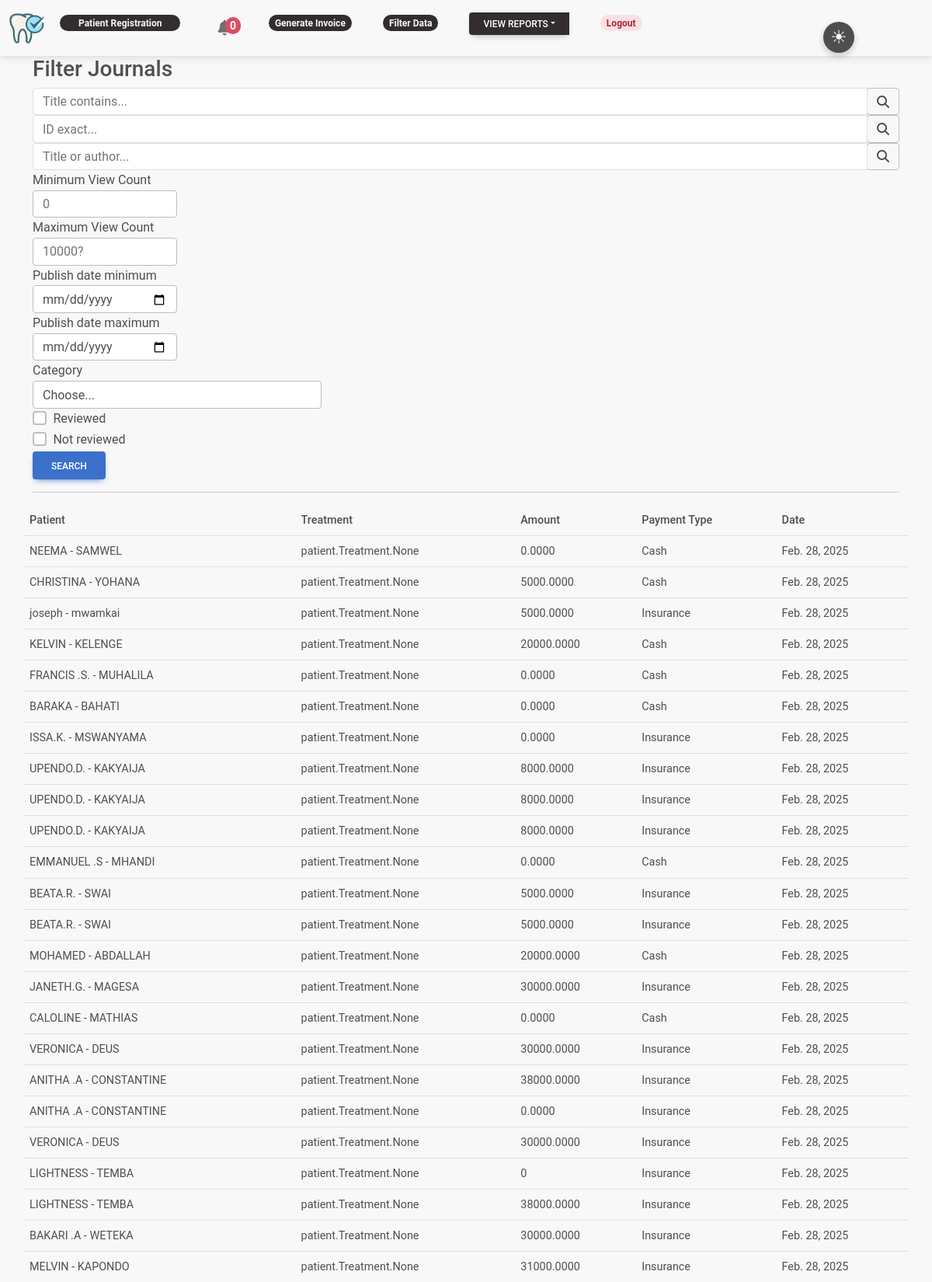
Page /filters (signed in, upper part) on the committed database.
### patient/models.py (models this page shows, shortened)
class MedicalHistory(models.Model):
    PERMANENT_TEETH_CHOICES = [
        ('18', '18'), ('17', '17'), ('16', '16'), ('15', '15'), ('14', '14'),
        ('13', '13'), ('12', '12'), ('11', '11'), ('21', '21'), ('22', '22'),
        ('23', '23'), ('24', '24'), ('25', '25'), ('26', '26'), ('27', '27'),
        ('28', '28'), ('48', '48'), ('47', '47'), ('46', '46'), ('45', '45'),
        ('44', '44'), ('43', '43'), ('42', '42'), ('41', '41'), ('31', '31'),
        ('32', '32'), ('33', '33'), ('34', '34'), ('35', '35'), ('36', '36'),
        ('37', '37'), ('38', '38')
    ]
    TEMPORARY_TEETH_CHOICES = [
        ('55', '55'), ('54', '54'), ('53', '53'), ('52', '52'), ('51', '51'),
        ('61', '61'), ('62', '62'), ('63', '63'), ('64', '64'), ('65', '65'),
        ('85', '85'), ('84', '84'), ('83', '83'), ('82', '82'), ('81', '81'),
        ('71', '71'), ('72', '72'), ('73', '73'), ('74', '74'), ('75', '75')
    ]
    patient = models.ForeignKey(Patient, on_delete=models.CASCADE,
                                related_name='patientmedicalhistory')
    history = models.CharField(max_length=255)
    review_of_systems = models.ManyToManyField(ReviewofSystem)
    examination = models.ManyToManyField(Examination)
    diagnosis = models.ManyToManyField(Diagnosis)
    investgation = models.ManyToManyField(Investgation)
    treatment = models.ManyToManyField(Treatment)
    medication = models.ManyToManyField(Medication)
    permanent_dentition = models.CharField(max_length=255, blank=True, null=True)
    temporary_dentition = models.CharField(max_length=255, blank=True, null=True)
    payment_type = models.ForeignKey(PaymentType, on_delete=models.CASCADE)
    follow_up_date = models.DateField(null=True, blank=True)
    notes = models.CharField(max_length=2000,blank=True)
    doctor = models.ForeignKey(Doctor, on_delete=models.PROTECT, null=True)
    treatment_discount = models.DecimalField(max_digits=5, decimal_places=2, default=0)
    investigation_discount = models.DecimalField(max_digits=5, decimal_places=2, default=0)
    medication_discount = models.DecimalField(max_digits=5, decimal_places=2, default=0)
    created_at = models.DateTimeField(auto_now_add=True)
    def calculate_total_price(self):
        total_price = 0
        if self.payment_type.name == "Insurance":
            for item in self.treatment.all():
                total_price += item.insurance_price * (1 - self.treatment_discount / 100)
            for item in self.investgation.all():
                total_price += item.insurance_price * (1 - self.investigation_discount / 100)
            for item in self.medication.all():
                total_price += item.insurance_price * (1 - self.medication_discount / 100)
        else:  # Cash payment
            for item in self.treatment.all():
                total_price += item.cash_price * (1 - self.treatment_discount / 100)
            for item in self.investgation.all():
                total_price += item.cash_price * (1 - self.investigation_discount / 100)
            for item in self.medication.all():
                total_price += item.cash_price * (1 - self.medication_discount / 100)
        return total_price
    class Meta:
        verbose_name_plural = 'Medical History'

class Patient(models.Model):
    GENDER = (
        ('M', 'Male'),
        ('F', 'Female')
    )
    PAYMENT_TYPE = (
        ('cash', 'Cash'),
        ('insurance', 'Insurance')
    )
    firstname = models.CharField(max_length=255)
    lastname = models.CharField(max_length=255)
    DOB = models.CharField(max_length=255, blank=True, null=True)
    address = models.CharField(max_length=255)
    phone_number = models.CharField(max_length=255)
    gender = models.CharField(max_length=255, choices=GENDER)
    weight = models.IntegerField(default=0)
    BPressure = models.CharField(max_length=255, blank=True, null=True)
    payment_type = models.CharField(max_length=10, choices=PAYMENT_TYPE, null=True)
    insurance_provider = models.CharField(max_length=255, blank=True, null=True)  # Optional field for insurance provider
    DOR = models.DateField(null=True)
    created_at = models.DateTimeField(auto_now_add=True)
    updated_at = models.DateTimeField(auto_now=True)
    def __str__(self):
        return f'{self.firstname} - {self.lastname}'

class PaymentType(models.Model):
    name = models.CharField(max_length=255)
    def __str__(self):
        return self.name

class Investgation(models.Model):
    name = models.CharField(max_length=255)
    cash_price = models.DecimalField(max_digits=10, decimal_places=2, null=True)
    insurance_price = models.DecimalField(max_digits=10, decimal_places=2, null=True)

class Medication(models.Model):
    name = models.CharField(max_length=255)
    cash_price = models.DecimalField(max_digits=10, decimal_places=2, null=True)
    insurance_price = models.DecimalField(max_digits=10, decimal_places=2, null=True)

### patient/decorators.py (the view)
    def wrapper_function(request, *args, **kwargs):
        group = None
        if request.user.groups.exists():
                group = request.user.groups.all()[0].name
        if group =='receptionist':
            return redirect('register')
        if group =='doctor':
            return redirect('home')
        if group == 'admin':
            return view_func(request, *args, **kwargs)

### patient/template_context.py (called while the page is built)
def upcoming_follow_up_count(request):
    today = datetime.now().date()
    tomorrow = today + timedelta(days=1)
    upcoming_follow_up_count = MedicalHistory.objects.filter(follow_up_date=tomorrow).count()
    return {'upcoming_follow_up_count': upcoming_follow_up_count}

### patient/views.py (called while the page is built)
def is_valid_queryparam(param):
    return param != '' and param is not None

### patient/templates/filters.html (shortened to what this page needs)
{% extends 'base.html' %}
{% block content %}
<main role="main" class="container">
    <h3>Filter Journals</h3>
    <form method="GET" action=".">
      <div class="form-row">
          <div class="form-group col-12">
              <div class="input-group">
                  <input class="form-control py-2 border-right-0 border" type="search" name="title_contains" placeholder="Title contains..." />
                  <span class="input-group-append">
                      <div class="input-group-text bg-transparent">
                          <i class="fa fa-search"></i>
                      </div>
                  </span>
              </div>
          </div>
      </div>
      <div class="form-row">
          <div class="form-group col-12">
              <div class="input-group">
                  <input class="form-control py-2 border-right-0 border" type="search" name="id_exact" placeholder="ID exact..." />
                  <span class="input-group-append">
                      <div class="input-group-text bg-transparent">
                          <i class="fa fa-search"></i>
                      </div>
                  </span>
              </div>
          </div>
      </div>
      <div class="form-row">
          <div class="form-group col-12">
              <div class="input-group">
                  <input class="form-control py-2 border-right-0 border" type="search" name="title_or_author" placeholder="Title or author..." />
                  <span class="input-group-append">
                      <div class="input-group-text bg-transparent">
                          <i class="fa fa-search"></i>
                      </div>
                  </span>
              </div>
          </div>
      </div>
      <div class="form-row">
        <div class="form-group col-md-2 col-lg-2">
          <label for="viewCountMin">Minimum View Count</label>
          <input type="number" min=0 class="form-control" id="viewCountMin" placeholder="0" name="view_count_min">
        </div>
        <div class="form-group col-md-2 col-lg-2">
          <label for="viewCountMax">Maximum View Count</label>
          <input type="number" min=0 class="form-control" id="viewCountMax" placeholder="10000?" name="view_count_max">
        </div>
        <div class="form-group col-md-2 col-lg-2">
          <label for="publishDateMin">Publish date minimum</label>
          <input type="date" class="form-control" id="publishDateMin" name="date_min">
        </div>
        <div class="form-group col-md-2 col-lg-2">
          <label for="publishDateMax">Publish date maximum</label>
          <input type="date" class="form-control" id="publishDateMax" name="date_max">
        </div>
        <div class="form-group col-md-4">
          <label for="category">Category</label>
          <select id="category" class="form-control" name="category">
            <option selected>Choose...</option>
          </select>
        </div>
      </div>
      <div class="form-group">
        <div class="form-check">
          <input class="form-check-input" type="checkbox" id="reviewed" name="reviewed">
          <label class="form-check-label" for="reviewed">
            Reviewed
          </label>
        </div>
      </div>
      <div class="form-group">
        <div class="form-check">
          <input class="form-check-input" type="checkbox" id="notReviewed" name="notReviewed">
          <label class="form-check-label" for="notReviewed">
            Not reviewed
          </label>
        </div>
      </div>
      <button type="submit" class="btn btn-primary">Search</button>
    </form>
    <hr />
    <div class="row">
        <table class="table table-sm">
            <thead>
                <tr>
                    <th>Patient</th>
                    <th>Treatment</th>
                    <th>Amount</th>
                    <th>Payment Type</th>
                    <th>Date</th>
                </tr>
            </thead>
            <tbody>
                {% for record in queryset %}
                    <tr>
                        <td>{{ record.patient }}</td>
                        <td>{{ record.treatment }}</td>
                        <td>{{ record.calculate_total_price }}</td>
                        <td>{{ record.payment_type }}</td>
                        <td>{{ record.created_at|date }}</td>
                    </tr>
                {% endfor %}
            </tbody>
        </table>
    </div>
  </main>
{% endblock content %}

### patient/templates/base.html (shortened to what this page needs)
{% load static %}
<!doctype html>
<html lang="en">
  <head>
    <link rel="stylesheet" href="{% static 'css/mdb.min.css' %}">
    <link rel="stylesheet" href="{% static 'css/color_switch.css' %}">
    <link rel="stylesheet" href="https://cdnjs.cloudflare.com/ajax/libs/font-awesome/6.4.0/css/all.min.css" />
  </head>
  <body>
<nav class="navbar navbar-expand-lg">
  <div class="container-fluid">
    <div class="collapse navbar-collapse" id="navbarSupportedContent">
      <a class="navbar-brand mt-2 mt-lg-0" href="/">
        <img
          src="/media/2185051_dentist_dentistry_medical_oral_hygiene_tooth_icon_7VPLBN5.png"
          height="45"
          alt="App Logo"
          loading="lazy"
        />
      </a>
      <ul class="navbar-nav me-auto mb-2 mb-lg-0">
      {% if request.user.is_authenticated %}
        <li class="nav-item">
          <a class="nav-link nav-smaller-bold badge rounded-pill badge-dark px-4" href="{% url 'register' %}">Patient Registration</a>
        </li>
        <li class="nav-item">
          <a class="nav-link" href="{% url 'upcoming_follow_up' %}">
            <span class="badge rounded-pill badge-notification bg-danger {% if upcoming_follow_up_count > 0 %}shake-animation{% endif %}" style="font-size: 14px; padding: 4px 6px;">
                {% if upcoming_follow_up_count > 0 %}
                    {{ upcoming_follow_up_count }}
                {% else %}
                    0
                {% endif %}
            </span>
        </a>
        </li>
        {% for group in user.groups.all %}
        {% if group.name == 'admin' %}
        <li class="nav-item">
          <a class="nav-link nav-smaller-bold badge rounded-pill badge-dark" href="{% url 'history' %}">Generate Invoice</a>
        </li>
        <li class="nav-item">
          <a class="nav-link nav-smaller-bold badge rounded-pill badge-dark" href="{% url 'filtered' %}">Filter Data</a>
        </li>
    <li class="nav-item">
      <div class="btn-group">
        <button type="button" class="btn btn-sm btn-dark dropdown-toggle dropdown-toggle-split" data-mdb-toggle="dropdown" aria-expanded="false">
          View Reports
        </button>
        </li>
        {% endif %}
        {% endfor %}
      </ul>
    </div>
    <li class="nav-item">
      <a class="nav-link nav-smaller-bold badge rounded-pill badge-danger" href="{% url 'logout' %}">Logout</a>
    </li>
  {% else %}
  <li class="nav-item">
    <a class="nav-link nav-smaller-bold badge rounded-pill badge-primary" href="{% url 'login' %}">Login</a>
  </li>
  {% endif %}
    </div>
</nav>
      <div class="container">
        <div class="toggle-icon float-start" onclick="toggleMode()">
            <span id="light-icon">&#9728;</span>
        </div>
    </div>
    {% block content %}
    {% endblock content %}
  </body>
</html>

### static/css/color_switch.css (style rules this page uses)
body { background-color: #f8f8f8; }
.toggle-icon { position: absolute; top: 28px; right: 100px; cursor: pointer; font-size: 24px; z-index: 2; width: 40px; height: 40px; border-radius: 50%; background-color: #4E4E4E; display: flex; align-items: center; justify-content: center; box-shadow: 0 4px 8px rgba(0, 0, 0, 0.2); }
#light-icon { color: #ffffff; }
body:not(.dark-mode) #light-icon { display: inline; }

### patient/templates/base.html (style rules this page uses)
nav ul li { list-style:none; display:inline-block; margin-right:40px; }

### rows in the picture
MedicalHistory: patient "NEEMA - SAMWEL", treatment "patient.Treatment.None", calculate_total_price "0.0000", payment_type "Cash", created_at "Feb. 28, 2025"
MedicalHistory: patient "CHRISTINA - YOHANA", treatment "patient.Treatment.None", calculate_total_price "5000.0000", payment_type "Cash", created_at "Feb. 28, 2025"
MedicalHistory: patient "joseph - mwamkai", treatment "patient.Treatment.None", calculate_total_price "5000.0000", payment_type "Insurance", created_at "Feb. 28, 2025"
MedicalHistory: patient "KELVIN - KELENGE", treatment "patient.Treatment.None", calculate_total_price "20000.0000", payment_type "Cash", created_at "Feb. 28, 2025"
MedicalHistory: patient "FRANCIS .S. - MUHALILA", treatment "patient.Treatment.None", calculate_total_price "0.0000", payment_type "Cash", created_at "Feb. 28, 2025"
MedicalHistory: patient "BARAKA - BAHATI", treatment "patient.Treatment.None", calculate_total_price "0.0000", payment_type "Cash", created_at "Feb. 28, 2025"
MedicalHistory: patient "ISSA.K. - MSWANYAMA", treatment "patient.Treatment.None", calculate_total_price "0.0000", payment_type "Insurance", created_at "Feb. 28, 2025"
MedicalHistory: patient "UPENDO.D. - KAKYAIJA", treatment "patient.Treatment.None", calculate_total_price "8000.0000", payment_type "Insurance", created_at "Feb. 28, 2025"
MedicalHistory: patient "UPENDO.D. - KAKYAIJA", treatment "patient.Treatment.None", calculate_total_price "8000.0000", payment_type "Insurance", created_at "Feb. 28, 2025"
MedicalHistory: patient "UPENDO.D. - KAKYAIJA", treatment "patient.Treatment.None", calculate_total_price "8000.0000", payment_type "Insurance", created_at "Feb. 28, 2025"
MedicalHistory: patient "EMMANUEL .S - MHANDI", treatment "patient.Treatment.None", calculate_total_price "0.0000", payment_type "Cash", created_at "Feb. 28, 2025"
MedicalHistory: patient "BEATA.R. - SWAI", treatment "patient.Treatment.None", calculate_total_price "5000.0000", payment_type "Insurance", created_at "Feb. 28, 2025"
MedicalHistory: patient "BEATA.R. - SWAI", treatment "patient.Treatment.None", calculate_total_price "5000.0000", payment_type "Insurance", created_at "Feb. 28, 2025"
MedicalHistory: patient "MOHAMED - ABDALLAH", treatment "patient.Treatment.None", calculate_total_price "20000.0000", payment_type "Cash", created_at "Feb. 28, 2025"
MedicalHistory: patient "JANETH.G. - MAGESA", treatment "patient.Treatment.None", calculate_total_price "30000.0000", payment_type "Insurance", created_at "Feb. 28, 2025"
MedicalHistory: patient "CALOLINE - MATHIAS", treatment "patient.Treatment.None", calculate_total_price "0.0000", payment_type "Cash", created_at "Feb. 28, 2025"
MedicalHistory: patient "VERONICA - DEUS", treatment "patient.Treatment.None", calculate_total_price "30000.0000", payment_type "Insurance", created_at "Feb. 28, 2025"
MedicalHistory: patient "ANITHA .A - CONSTANTINE", treatment "patient.Treatment.None", calculate_total_price "38000.0000", payment_type "Insurance", created_at "Feb. 28, 2025"
MedicalHistory: patient "ANITHA .A - CONSTANTINE", treatment "patient.Treatment.None", calculate_total_price "0.0000", payment_type "Insurance", created_at "Feb. 28, 2025"
MedicalHistory: patient "VERONICA - DEUS", treatment "patient.Treatment.None", calculate_total_price "30000.0000", payment_type "Insurance", created_at "Feb. 28, 2025"
MedicalHistory: patient "LIGHTNESS - TEMBA", treatment "patient.Treatment.None", calculate_total_price "0", payment_type "Insurance", created_at "Feb. 28, 2025"
MedicalHistory: patient "LIGHTNESS - TEMBA", treatment "patient.Treatment.None", calculate_total_price "38000.0000", payment_type "Insurance", created_at "Feb. 28, 2025"
MedicalHistory: patient "BAKARI .A - WETEKA", treatment "patient.Treatment.None", calculate_total_price "30000.0000", payment_type "Insurance", created_at "Feb. 28, 2025"
MedicalHistory: patient "MELVIN - KAPONDO", treatment "patient.Treatment.None", calculate_total_price "31000.0000", payment_type "Insurance", created_at "Feb. 28, 2025"
